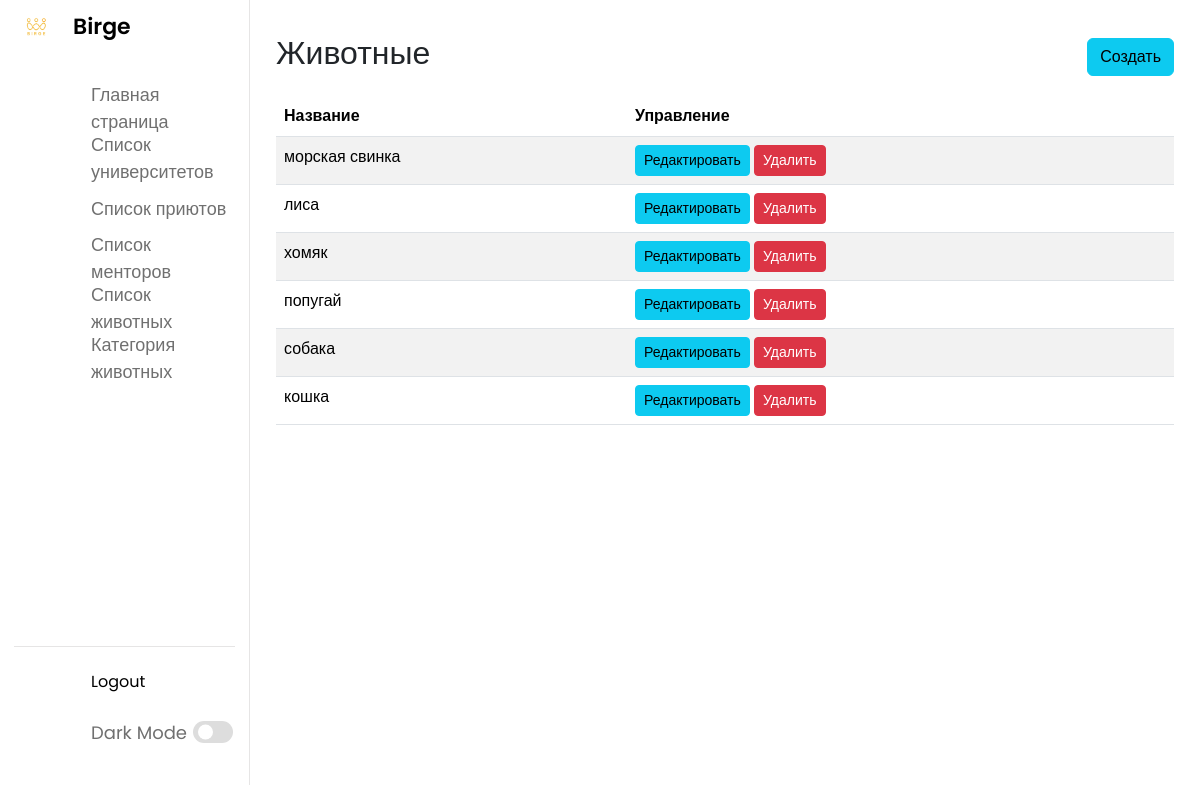
The app's page /customAdmin/categoryanimal/ with its own data.
### app/models.py (models this page shows, shortened)
class CategoryAnimal(models.Model):
    name = models.CharField(max_length=100)
    created_at = models.DateTimeField(auto_now_add=True)
    updated_at = models.DateTimeField(auto_now=True)
    class Meta:
        verbose_name = "CategoryAnimal"
        verbose_name_plural = "CategoryAnimals"
        ordering = ['-created_at']

### app/views.py (the view)
# urls.py: path('customAdmin/categoryanimal/', CategoryAnimalListViewAdmin.as_view(), name='admin_categoryanimal_list'),
class CategoryAnimalListViewAdmin(ListView):
    model = CategoryAnimal
    template_name = "customAdmin/animalCategory.html"
    context_object_name = "category_animals"

### templates/customAdmin/animalCategory.html
{% extends 'customAdmin/home.html' %}
{% load static %}
{% block content %}
<div class="container mt-4">
    <div class="d-flex justify-content-between align-items-center mb-3">
        <h2>Животные</h2>
        <a href="{% url 'admin_create_animal' %}" class="btn btn-info">Создать</a>
    </div>
    <div class="table-responsive">
        <table class="table table-striped">
            <thead>
                <tr>
                    <th scope="col">Название</th>
                    <th scope="col">Управление</th>
                </tr>
            </thead>
            <tbody>
                {% for animal in category_animals %}
                <tr>
                    <td>{{ animal.name }}</td>
                    <td>
                        <a href="{% url 'categoryadmin_update_animal' animal.id %}" class="btn btn-info btn-sm">Редактировать</a>
                        <a href="{% url 'admin_delete_categoryanimal' animal.id %}" class="btn btn-danger btn-sm">Удалить</a>
                    </td>
                </tr>
                {% empty %}
                <tr>
                    <td colspan="5">No animals available.</td>
                </tr>
                {% endfor %}
            </tbody>
        </table>
    </div>
</div>
{% endblock %}

### static/css/customAdmin/home.css (style rules this page uses)
* { margin: 0; padding: 0; box-sizing: border-box; font-family: 'Poppins', sans-serif; }
:root { --primary-color: #0E4BF1; --panel-color: #FFF; --text-color: #000; --black-light-color: #707070; --border-color: #e6e5e5; --toggle-color: #DDD; --box1-color: #4DA3FF; --box2-color: #FFE6AC; --box3-color: #E7D1FC; --title-icon-color: #fff; --tran-05: all 0.5s ease; --tran-03: all 0.3s ease; --tran-03: all 0.2s ease; }
body { min-height: 100vh; background-color: var(--primary-color); }

### records on screen
CategoryAnimal: name "морская свинка"
CategoryAnimal: name "лиса"
CategoryAnimal: name "хомяк"
CategoryAnimal: name "попугай"
CategoryAnimal: name "собака"
CategoryAnimal: name "кошка"
